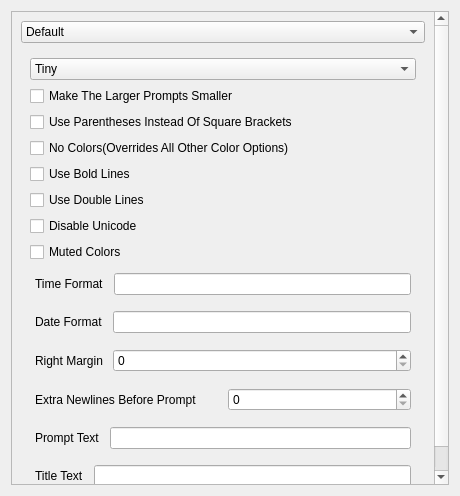
<?xml version="1.0" encoding="UTF-8"?>
<ui version="4.0">
 <class>PromptTab</class>
 <widget class="QWidget" name="PromptTab">
  <property name="geometry">
   <rect>
    <x>0</x>
    <y>0</y>
    <width>460</width>
    <height>496</height>
   </rect>
  </property>
  <property name="windowTitle">
   <string>Form</string>
  </property>
  <layout class="QVBoxLayout" name="verticalLayout">
   <item>
    <widget class="QScrollArea" name="scrollArea">
     <property name="widgetResizable">
      <bool>true</bool>
     </property>
     <widget class="QWidget" name="scrollAreaWidgetContents">
      <property name="geometry">
       <rect>
        <x>0</x>
        <y>0</y>
        <width>426</width>
        <height>588</height>
       </rect>
      </property>
      <layout class="QVBoxLayout" name="verticalLayout_2">
       <item>
        <widget class="QComboBox" name="comboBox_SelectPromptProvider">
         <item>
          <property name="text">
           <string>Default</string>
          </property>
         </item>
         <item>
          <property name="text">
           <string>Fancy Prompt</string>
          </property>
         </item>
        </widget>
       </item>
       <item>
        <widget class="QStackedWidget" name="stackedWidget">
         <property name="currentIndex">
          <number>0</number>
         </property>
         <widget class="QWidget" name="page_FancyPrompts">
          <layout class="QVBoxLayout" name="verticalLayout_3">
           <item>
            <widget class="QComboBox" name="comboBox_SelectFancyPrompt">
             <item>
              <property name="text">
               <string>Tiny</string>
              </property>
             </item>
             <item>
              <property name="text">
               <string>Std</string>
              </property>
             </item>
             <item>
              <property name="text">
               <string>Color</string>
              </property>
             </item>
             <item>
              <property name="text">
               <string>Gentoo</string>
              </property>
             </item>
             <item>
              <property name="text">
               <string>Dir</string>
              </property>
             </item>
             <item>
              <property name="text">
               <string>Med</string>
              </property>
             </item>
             <item>
              <property name="text">
               <string>Narrow</string>
              </property>
             </item>
             <item>
              <property name="text">
               <string>Wide</string>
              </property>
             </item>
             <item>
              <property name="text">
               <string>Fancy</string>
              </property>
             </item>
             <item>
              <property name="text">
               <string>Zee</string>
              </property>
             </item>
             <item>
              <property name="text">
               <string>Date</string>
              </property>
             </item>
             <item>
              <property name="text">
               <string>Curl</string>
              </property>
             </item>
            </widget>
           </item>
           <item>
            <widget class="QCheckBox" name="checkBox_CompactLargePrompts">
             <property name="text">
              <string>Make The Larger Prompts Smaller</string>
             </property>
            </widget>
           </item>
           <item>
            <widget class="QCheckBox" name="checkBox_ParensInstead">
             <property name="text">
              <string>Use Parentheses Instead Of Square Brackets</string>
             </property>
            </widget>
           </item>
           <item>
            <widget class="QCheckBox" name="checkBox_NoColor">
             <property name="text">
              <string>No Colors(Overrides All Other Color Options)</string>
             </property>
            </widget>
           </item>
           <item>
            <widget class="QCheckBox" name="checkBox_BoldLines">
             <property name="text">
              <string>Use Bold Lines</string>
             </property>
            </widget>
           </item>
           <item>
            <widget class="QCheckBox" name="checkBox_DoubleLines">
             <property name="text">
              <string>Use Double Lines</string>
             </property>
            </widget>
           </item>
           <item>
            <widget class="QCheckBox" name="checkBox_DisableUnicode">
             <property name="text">
              <string>Disable Unicode</string>
             </property>
            </widget>
           </item>
           <item>
            <widget class="QCheckBox" name="checkBox_MutedColors">
             <property name="text">
              <string>Muted Colors</string>
             </property>
            </widget>
           </item>
           <item>
            <layout class="QHBoxLayout" name="horizontalLayout_5">
             <property name="spacing">
              <number>10</number>
             </property>
             <property name="leftMargin">
              <number>5</number>
             </property>
             <property name="topMargin">
              <number>5</number>
             </property>
             <property name="rightMargin">
              <number>5</number>
             </property>
             <property name="bottomMargin">
              <number>5</number>
             </property>
             <item>
              <widget class="QLabel" name="label_5">
               <property name="text">
                <string>Time Format</string>
               </property>
              </widget>
             </item>
             <item>
              <widget class="QLineEdit" name="lineEdit_TimeFormatText"/>
             </item>
            </layout>
           </item>
           <item>
            <layout class="QHBoxLayout" name="horizontalLayout">
             <property name="spacing">
              <number>10</number>
             </property>
             <property name="leftMargin">
              <number>5</number>
             </property>
             <property name="topMargin">
              <number>5</number>
             </property>
             <property name="rightMargin">
              <number>5</number>
             </property>
             <property name="bottomMargin">
              <number>5</number>
             </property>
             <item>
              <widget class="QLabel" name="label">
               <property name="text">
                <string>Date Format</string>
               </property>
              </widget>
             </item>
             <item>
              <widget class="QLineEdit" name="lineEdit_DateFormatText"/>
             </item>
            </layout>
           </item>
           <item>
            <layout class="QHBoxLayout" name="horizontalLayout_2">
             <property name="spacing">
              <number>10</number>
             </property>
             <property name="leftMargin">
              <number>5</number>
             </property>
             <property name="topMargin">
              <number>5</number>
             </property>
             <property name="rightMargin">
              <number>5</number>
             </property>
             <property name="bottomMargin">
              <number>5</number>
             </property>
             <item>
              <widget class="QLabel" name="label_2">
               <property name="sizePolicy">
                <sizepolicy hsizetype="Minimum" vsizetype="Preferred">
                 <horstretch>0</horstretch>
                 <verstretch>0</verstretch>
                </sizepolicy>
               </property>
               <property name="text">
                <string>Right Margin</string>
               </property>
              </widget>
             </item>
             <item>
              <widget class="QSpinBox" name="spinBox_RightMargin">
               <property name="sizePolicy">
                <sizepolicy hsizetype="Expanding" vsizetype="Fixed">
                 <horstretch>0</horstretch>
                 <verstretch>0</verstretch>
                </sizepolicy>
               </property>
              </widget>
             </item>
            </layout>
           </item>
           <item>
            <layout class="QHBoxLayout" name="horizontalLayout_3">
             <property name="spacing">
              <number>10</number>
             </property>
             <property name="leftMargin">
              <number>5</number>
             </property>
             <property name="topMargin">
              <number>5</number>
             </property>
             <property name="rightMargin">
              <number>5</number>
             </property>
             <property name="bottomMargin">
              <number>5</number>
             </property>
             <item>
              <widget class="QLabel" name="label_3">
               <property name="text">
                <string>Extra Newlines Before Prompt</string>
               </property>
              </widget>
             </item>
             <item>
              <widget class="QSpinBox" name="spinBox_ExtraNewlinesBeforePrompt"/>
             </item>
            </layout>
           </item>
           <item>
            <layout class="QHBoxLayout" name="horizontalLayout_4">
             <property name="spacing">
              <number>10</number>
             </property>
             <property name="leftMargin">
              <number>5</number>
             </property>
             <property name="topMargin">
              <number>5</number>
             </property>
             <property name="rightMargin">
              <number>5</number>
             </property>
             <property name="bottomMargin">
              <number>5</number>
             </property>
             <item>
              <widget class="QLabel" name="label_4">
               <property name="text">
                <string>Prompt Text</string>
               </property>
              </widget>
             </item>
             <item>
              <widget class="QLineEdit" name="lineEdit_PromptText"/>
             </item>
            </layout>
           </item>
           <item>
            <layout class="QHBoxLayout" name="horizontalLayout_7">
             <property name="spacing">
              <number>10</number>
             </property>
             <property name="leftMargin">
              <number>5</number>
             </property>
             <property name="topMargin">
              <number>5</number>
             </property>
             <property name="rightMargin">
              <number>5</number>
             </property>
             <property name="bottomMargin">
              <number>5</number>
             </property>
             <item>
              <widget class="QLabel" name="label_7">
               <property name="text">
                <string>Title Text</string>
               </property>
              </widget>
             </item>
             <item>
              <widget class="QLineEdit" name="lineEdit_TitleText"/>
             </item>
            </layout>
           </item>
          </layout>
         </widget>
         <widget class="QWidget" name="page_2"/>
        </widget>
       </item>
      </layout>
     </widget>
    </widget>
   </item>
  </layout>
 </widget>
 <resources/>
 <connections/>
</ui>
